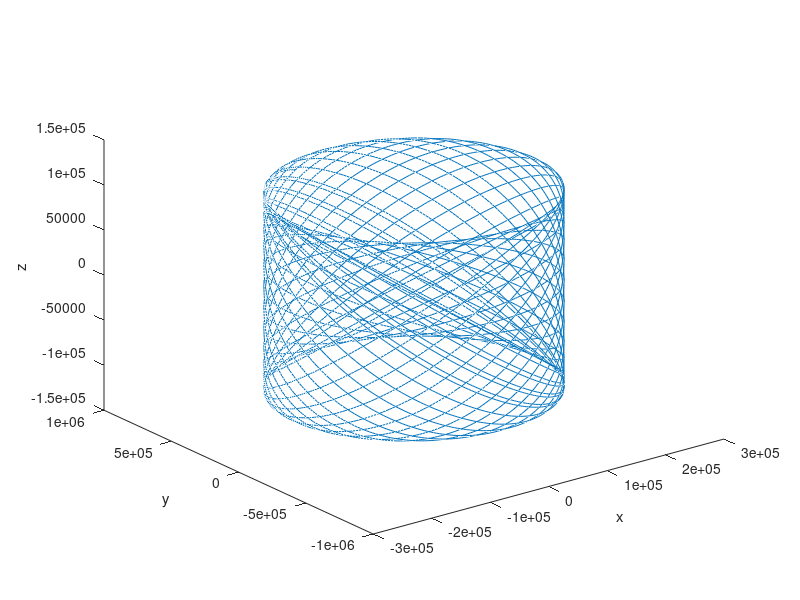
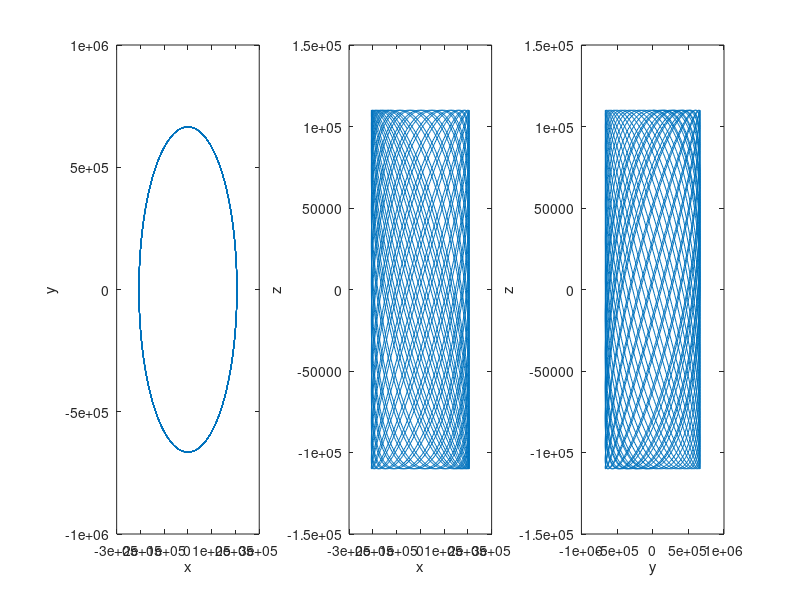

MATLAB code to generate these figures, in order:
%%%%% HALO ORBITS GENERATION %%%%%

%%%% 1st approx - Linear equations solution

%%% Choice case 

opt=1; % 1 -> Sun - Earth+Moon System
       % 2 -> Earth - Moon Syst
       
m=1;   % 1 -> Nothern orbit   A_z > 0
       % 3 -> Southern orbit  A_z < 0

phi=0; % rad  <-- Select initial value
Az=110e3; % km  <-- Select initial value
Ax=206e3; % km 

t=linspace(0,100,1e4); % s <-- Propagation time
       
% % DATA 

mE=5.9722e24;
mM=7.342e22;
mS=1.98845114e30;

if opt==1    % Sun-Earth
    mu=(mE+mM)/(mE+mM+mS);%3.036e-6;
else 
    mu=1.215e-2;
end

% Basic Variables Calculation

rh=(mu/3)^(1/3);
gamma1ch=rh*(1-1/3*rh-1/9*rh^2-1/27*rh^3);
gamma2ch=rh*(1+1/3*rh-1/9*rh^2);

    % gamma polynomial
poly =[1 -(3-mu) 3-2*mu -mu +2*mu -mu]; %for gamma 1 --> L1
poly2=[1 +(3-mu) 3-2*mu -mu -2*mu -mu]; %for gamma 2 --> L2

root1=roots(poly);
root2=roots(poly2);
gamma1=root1(imag(root1)==0);
gamma2=root1(imag(root2)==0);

    % cn coefficients calculation
cn1= @(n) 1/gamma1^3*(+1.^n*mu+(-1).^n.*((1-mu)*gamma1.^(n+1))./(1-gamma1).^(n+1)); % L1
cn2= @(n) 1/gamma2^3*(-1.^n*mu+(-1).^n.*((1-mu)*gamma2.^(n+1))./(1+gamma2).^(n+1)); % L2

if opt==1 % Check with Koon results
    disp('---- CHECKs - with Koon ------')
    fprintf('\n')
    disp(['c_2 = ', num2str(cn1(2),11)])
    disp(['c_3 = ', num2str(cn1(3),11)])
    disp(['c_4 = ', num2str(cn1(4),11)])
    fprintf('\n')
end

% Eigenvalues Calculation

c2=cn1(2); % PROVISIONAL PARA COMPROBAR CON KOON
c3=cn1(3); c4=cn1(4);

% lambda=sqrt((c2+sqrt(9*c2^2-8*c2))/2);
wp=sqrt((2-c2+sqrt(9*c2^2-8*c2))/2);
wv=sqrt(c2);
lambda=wp;

if opt==1 % Check with Koon results
    disp(['w_p = ', num2str(wp,10)])
    disp(['w_v = ', num2str(wv,11)])
    fprintf('\n')
end

% Variables - Linear solution

kappa=(wp^2+1+2*c2)/(2*wp);
kappa_C=2*lambda/(lambda^2+1-c2);

% Third-Order Richardson Expansion - Intro

d1 = 3*lambda^2/kappa*(kappa*(6*lambda^2-1)-2*lambda);

a21 = (3*c3*(kappa^2-2))/(4*(1+2*c2));
a22 = 3*c3/(4*(1+2*c2));
a23 = -3*c3*lambda/(4*kappa*d1)*(3*kappa^3*lambda-6*kappa*(kappa-lambda)+4);
a24 = -3*c3*lambda/(4*kappa*d1)*(2+3*kappa*lambda);

b21 = -3*c3*lambda/(2*d1)*(3*kappa*lambda-4);
b22 = 3*c3*lambda/d1;

d21 = -c3/(2*lambda^2);

s1 = (2*lambda*(lambda*(1+kappa^2)-2*kappa))^-1*...
    (3/2*c3*(2*a21*(kappa^2-2)-a23*(kappa^2+2)-2*kappa*b21)-3/8*c4*(3*kappa^4-8*kappa^2+8));
s2  = (2*lambda*(lambda*(1+kappa^2)-2*kappa))^-1*...
    (3/2*c3*(2*a22*(kappa^2-2)+a24*(kappa^2+2)+2*kappa*b22+5*d21)+3/8*c4*(12-kappa^2));


l1=-3/2*c3*(2*a21+a23+5*d21)-3/8*c4*(12-kappa^2)+2*lambda^2*s1;
l2=3/2*c3*(a24-2*a22)+9/8*c4+2*lambda^2*s2;
incre=wp^2-wv^2;

if opt==1 % Check with Koon results
    disp(['s_1 = ', num2str(s1,10)])
    disp(['s_2 = ', num2str(s2,10)])
    disp(['l_1 = ', num2str(l1,10)])
    disp(['l_2 = ', num2str(l2,10)])
    disp(['Increment = ', num2str(incre,11)])
    fprintf('\n')
end

% Extra    - for 3rd order Richardson

d2=8*lambda^2/kappa*(kappa*(11*lambda^2-1)-2*lambda);

a31=-9*lambda/(4*d2)*(4*c3*(kappa*a23-b21)+kappa*c4*(4+kappa^2))+...
    (9*lambda^2+1-c2)/(2*d2)*(3*c3*(2*a23-kappa*b21)+c4*(2+3*kappa^2));
a32=-1/d2*(9*lambda/4*(4*c3*(kappa*a24-b22)+kappa*c4)+...
    3/2*(9*lambda^2+1-c2)*(c3*(kappa*b22+d21-2*a24)-c4));

b31=3/(8*d2)*(8*lambda*(3*c3*(kappa*b21-2*a23)-c4*(2+3*kappa^2))+...
    (9*lambda^2+1+2*c2)*(4*c3*(kappa*a23-b21)+kappa*c4*(4+kappa^2)));
b32=1/d2*(9*lambda*(c3*(kappa*b22+d21-2*a24)-c4)+...
    3/8*(9*lambda^2+1+2*c2)*(4*c3*(kappa*a24-b22)+kappa*c4));

d31=3/(64*lambda^2)*(4*c3*a24+c4);
d32=3/(64*lambda^2)*(4*c3*(a23-d21)+c4*(4+kappa^2));

%  Extra

% Relationships

    % Amplitude Constraint
AxC=sqrt(-(incre+l2*Az^2)/l1); % km
if AxC<Ax
    disp('Amplitude Constraint is Satisfied')
else
    disp('FAILED Amplitude Constraint!!')
end

    % Phase Angle Relationship
psi=phi+m*pi/2; % rad

% EoM

x = -Ax.*cos(wp.*t+phi);
y = kappa*Ax.*sin(wp.*t+phi);
z = Az.*sin(wv.*t+psi);

% % Plots 

figure()
plot3(x,y,z); xlabel('x'); ylabel('y'); zlabel('z');

figure()
subplot(1,3,1)
plot(x,y); xlabel('x'); ylabel('y');
subplot(1,3,2)
plot(x,z); xlabel('x'); ylabel('z');
subplot(1,3,3)
plot(y,z); xlabel('y'); ylabel('z');
